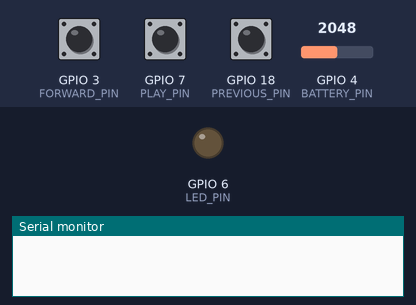
The sketch below on a simulated ESP32-C3. On the bench: output pins drawn as LEDs (lit = HIGH), the last lines printed to the serial monitor. Dashed ring = blinking. The inputs (shaded band) are chosen by the test bench; at power-on: GPIO 3 (FORWARD_PIN) HIGH, GPIO 7 (PLAY_PIN) HIGH, GPIO 18 (PREVIOUS_PIN) HIGH, GPIO 4 (BATTERY_PIN) = 2048. USB keyboard and mouse output is not drawn.

Above: at 0.0 s.
At 1.5 s:
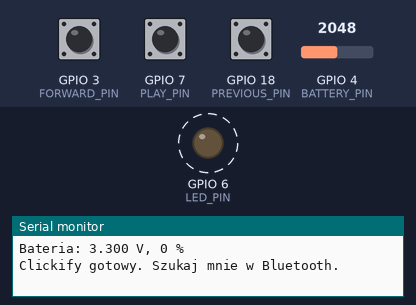
1.6 s: GPIO 3 (FORWARD_PIN) pulled LOW for 0.15 s
4.7 s: GPIO 7 (PLAY_PIN) pulled LOW for 0.15 s
7.7 s: GPIO 18 (PREVIOUS_PIN) pulled LOW for 0.15 s
Timing chart, 0 to 16.7 s (numbered marks = the images above; inputs shaded):
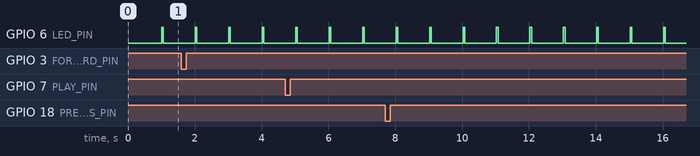

The sketch:

Clickfy.ino
```cpp
#include <BleKeyboard.h>
#include "esp_sleep.h"
#include "driver/gpio.h"

// ---------------------------------------------------------
// Piny Clickify - zgodnie z Twoją płytką
// ---------------------------------------------------------
#define PLAY_PIN       7
#define FORWARD_PIN    3
#define PREVIOUS_PIN   18
#define LED_PIN        6
#define BATTERY_PIN    4

// ---------------------------------------------------------
// BLE
// ---------------------------------------------------------
BleKeyboard keyboard("Clickify", "Blough", 100);

// ---------------------------------------------------------
// Parametry
// ---------------------------------------------------------
const unsigned long DEBOUNCE_DELAY = 50;

// Po ilu ms bez połączenia BLE usypiać urządzenie
const unsigned long NO_CONNECTION_SLEEP_MS = 30000;

// Co ile sprawdzać baterię
const unsigned long BATTERY_CHECK_INTERVAL_MS = 15000;

// Progi baterii
const float LOW_BATTERY_VOLTAGE = 3.55;
const float CRITICAL_BATTERY_VOLTAGE = 3.30;

// Dzielnik 200k + 200k
const float BATTERY_DIVIDER_RATIO = 2.0;
const float BATTERY_CALIBRATION = 1.00;

// ---------------------------------------------------------
// Zmienne
// ---------------------------------------------------------
unsigned long lastDebounceTime = 0;
unsigned long lastActivityTime = 0;
unsigned long bootTime = 0;
unsigned long lastBatteryCheckTime = 0;
unsigned long lastLowBatteryBlinkTime = 0;

bool lastPlayState = HIGH;
bool lastForwardState = HIGH;
bool lastPrevState = HIGH;

bool lowBattery = false;
bool criticalBattery = false;

// ---------------------------------------------------------
// Funkcje pomocnicze
// ---------------------------------------------------------

bool anyButtonPressed() {
  return digitalRead(PLAY_PIN) == LOW ||
         digitalRead(FORWARD_PIN) == LOW ||
         digitalRead(PREVIOUS_PIN) == LOW;
}

float readBatteryVoltage() {
  const int samples = 16;
  uint32_t sumMv = 0;

  for (int i = 0; i < samples; i++) {
    sumMv += analogReadMilliVolts(BATTERY_PIN);
    delay(2);
  }

  float adcVoltage = (sumMv / (float)samples) / 1000.0;
  float batteryVoltage = adcVoltage * BATTERY_DIVIDER_RATIO * BATTERY_CALIBRATION;

  return batteryVoltage;
}

int batteryPercentFromVoltage(float voltage) {
  if (voltage >= 4.20) return 100;
  if (voltage <= 3.30) return 0;

  return (int)((voltage - 3.30) * 100.0 / (4.20 - 3.30));
}

void updateBatteryState() {
  float batteryVoltage = readBatteryVoltage();
  int batteryPercent = batteryPercentFromVoltage(batteryVoltage);

  lowBattery = batteryVoltage <= LOW_BATTERY_VOLTAGE;
  criticalBattery = batteryVoltage <= CRITICAL_BATTERY_VOLTAGE;

  keyboard.setBatteryLevel(batteryPercent);

  Serial.print("Bateria: ");
  Serial.print(batteryVoltage, 3);
  Serial.print(" V, ");
  Serial.print(batteryPercent);
  Serial.println(" %");
}

void handleLowBatteryLed() {
  if (!lowBattery) {
    digitalWrite(LED_PIN, LOW);
    return;
  }

  unsigned long now = millis();

  if (criticalBattery) {
    // Krytycznie niska bateria: 50 ms co 1 s
    if (now - lastLowBatteryBlinkTime >= 1000) {
      lastLowBatteryBlinkTime = now;
      digitalWrite(LED_PIN, HIGH);
      delay(50);
      digitalWrite(LED_PIN, LOW);
    }
  } else {
    // Niska bateria: 20 ms co 2 s
    if (now - lastLowBatteryBlinkTime >= 2000) {
      lastLowBatteryBlinkTime = now;
      digitalWrite(LED_PIN, HIGH);
      delay(20);
      digitalWrite(LED_PIN, LOW);
    }
  }
}

void sendCommandForButton(uint8_t buttonPin) {
  if (!keyboard.isConnected()) {
    return;
  }

  if (buttonPin == PLAY_PIN) {
    Serial.println("Akcja: PLAY/PAUSE");
    keyboard.write(KEY_MEDIA_PLAY_PAUSE);
  }
  else if (buttonPin == FORWARD_PIN) {
    Serial.println("Akcja: NEXT");
    keyboard.write(KEY_MEDIA_NEXT_TRACK);
  }
  else if (buttonPin == PREVIOUS_PIN) {
    Serial.println("Akcja: PREVIOUS");
    keyboard.write(KEY_MEDIA_PREVIOUS_TRACK);
  }

  lastActivityTime = millis();
}

void setupWakeupPinsForLightSleep() {
  // Przyciski są do GND, więc wybudzanie po stanie LOW.
  gpio_wakeup_enable((gpio_num_t)PLAY_PIN, GPIO_INTR_LOW_LEVEL);
  gpio_wakeup_enable((gpio_num_t)FORWARD_PIN, GPIO_INTR_LOW_LEVEL);
  gpio_wakeup_enable((gpio_num_t)PREVIOUS_PIN, GPIO_INTR_LOW_LEVEL);

  esp_sleep_enable_gpio_wakeup();
}

void goToLightSleepWhenDisconnected() {
  Serial.println("Brak polaczenia BLE. Przechodze w light-sleep.");

  digitalWrite(LED_PIN, LOW);
  delay(50);
  Serial.flush();

  setupWakeupPinsForLightSleep();

  esp_light_sleep_start();

  // Po wybudzeniu z light-sleep robimy restart.
  // To jest celowe: BLE startuje wtedy czysto od nowa
  // i nie zostaje w dziwnym stanie po wyjsciu ze sleepa.
  ESP.restart();
}

// ---------------------------------------------------------
// SETUP
// ---------------------------------------------------------

void setup() {
  Serial.begin(115200);
  delay(300);

  // Obniżenie taktowania CPU. Zmniejsza pobór w stanie aktywnym.
  // Dla ESP32-C3 80 MHz jest bezpieczne.
  setCpuFrequencyMhz(80);

  pinMode(PLAY_PIN, INPUT_PULLUP);
  pinMode(FORWARD_PIN, INPUT_PULLUP);
  pinMode(PREVIOUS_PIN, INPUT_PULLUP);

  pinMode(LED_PIN, OUTPUT);
  digitalWrite(LED_PIN, LOW);

  pinMode(BATTERY_PIN, INPUT);
  analogSetPinAttenuation(BATTERY_PIN, ADC_11db);

  keyboard.begin();

  bootTime = millis();
  lastActivityTime = millis();
  lastBatteryCheckTime = millis();

  lastPlayState = digitalRead(PLAY_PIN);
  lastForwardState = digitalRead(FORWARD_PIN);
  lastPrevState = digitalRead(PREVIOUS_PIN);

  updateBatteryState();

  Serial.println("Clickify gotowy. Szukaj mnie w Bluetooth.");
}

// ---------------------------------------------------------
// LOOP
// ---------------------------------------------------------

void loop() {
  bool connected = keyboard.isConnected();

  // Okresowy pomiar baterii
  if (millis() - lastBatteryCheckTime >= BATTERY_CHECK_INTERVAL_MS) {
    lastBatteryCheckTime = millis();
    updateBatteryState();
  }

  handleLowBatteryLed();

  bool currentPlay = digitalRead(PLAY_PIN);
  bool currentForward = digitalRead(FORWARD_PIN);
  bool currentPrev = digitalRead(PREVIOUS_PIN);

  if ((millis() - lastDebounceTime) > DEBOUNCE_DELAY) {

    if (connected) {

      if (currentPlay == LOW && lastPlayState == HIGH) {
        sendCommandForButton(PLAY_PIN);
        lastDebounceTime = millis();
      }

      if (currentForward == LOW && lastForwardState == HIGH) {
        sendCommandForButton(FORWARD_PIN);
        lastDebounceTime = millis();
      }

      if (currentPrev == LOW && lastPrevState == HIGH) {
        sendCommandForButton(PREVIOUS_PIN);
        lastDebounceTime = millis();
      }
    }

    if (anyButtonPressed()) {
      lastActivityTime = millis();
    }
  }

  lastPlayState = currentPlay;
  lastForwardState = currentForward;
  lastPrevState = currentPrev;

  // WAŻNE:
  // Gdy BLE jest połączone, NIE robimy ręcznego light-sleep.
  // Dzięki temu połączenie Bluetooth nie powinno się zrywać.

  if (!connected && !anyButtonPressed()) {
    if (millis() - bootTime > NO_CONNECTION_SLEEP_MS) {
      goToLightSleepWhenDisconnected();
    }
  }

  delay(10);
}
```

Measured:
- by itself, GPIO 6 (LED_PIN): alternates HIGH for 0.05 s and LOW for 0.95 s
